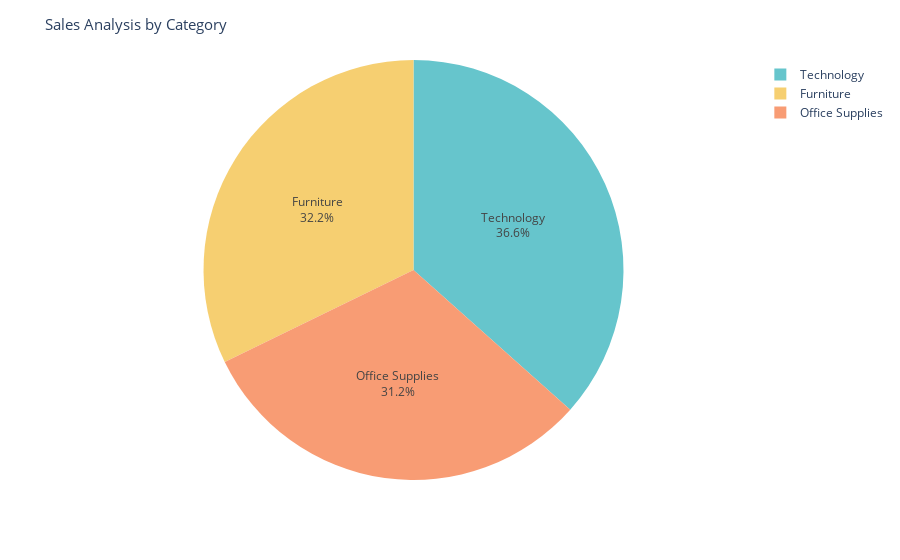

This figure's notebook cell:
### Code cell
fig = px.pie(sales_by_category,
             values = 'Sales',
             names = 'Category',
             color_discrete_sequence = px.colors.qualitative.Pastel)

fig.update_traces(textposition = 'inside', textinfo = 'percent+label')
fig.update_layout(title_text = 'Sales Analysis by Category', title_font = dict(size = 15))

fig.show()

### Figure 1 — Plotly figure (JSON) as saved in the notebook; plotly's stock layout.template omitted (floating-point values rounded to 4 significant figures)
{"data": [{"domain": {"x": [0, 1], "y": [0, 1]}, "hovertemplate": "Category=%{label}<br>Sales=%{value}<extra></extra>", "labels": ["Furniture", "Office Supplies", "Technology"], "legendgroup": "", "name": "", "showlegend": true, "textinfo": "percent+label", "textposition": "inside", "type": "pie", "values": [728700.0, 705400.0, 827500.0]}], "layout": {"legend": {"tracegroupgap": 0}, "margin": {"t": 60}, "piecolorway": ["rgb(102, 197, 204)", "rgb(246, 207, 113)", "rgb(248, 156, 116)", "rgb(220, 176, 242)", "rgb(135, 197, 95)", "rgb(158, 185, 243)", "rgb(254, 136, 177)", "rgb(201, 219, 116)", "rgb(139, 224, 164)", "rgb(180, 151, 231)", "rgb(179, 179, 179)"], "title": {"font": {"size": 15}, "text": "Sales Analysis by Category"}}}
